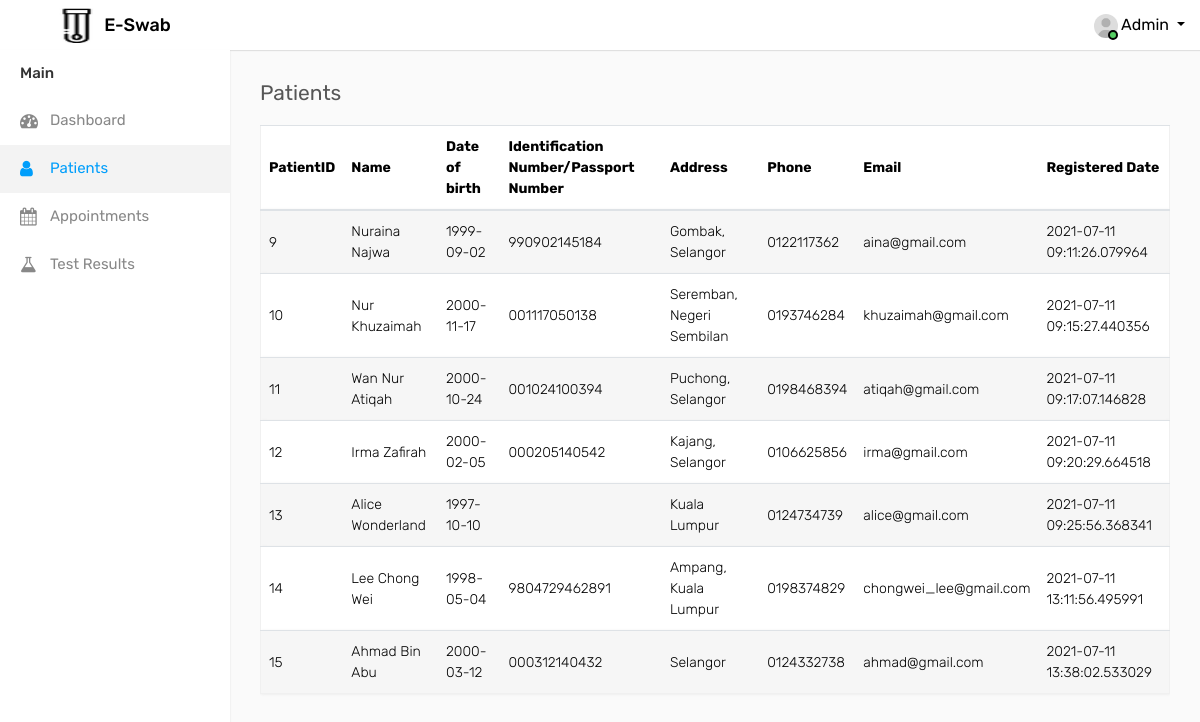
The page /HospitalStaff/patients.php on the database its author committed.
### tables this page shows
CREATE TABLE `patient` (
  `id` int(11) NOT NULL,
  `fname` varchar(100) DEFAULT NULL,
  `email` varchar(100) DEFAULT NULL,
  `username` varchar(20) NOT NULL,
  `password` varchar(255) NOT NULL,
  `dob` date DEFAULT current_timestamp(),
  `race` varchar(11) DEFAULT NULL,
  `ic` varchar(100) DEFAULT NULL,
  `gender` varchar(10) DEFAULT NULL,
  `address` varchar(100) DEFAULT NULL,
  `phoneNo` varchar(100) NOT NULL,
  `regDate` timestamp(6) NOT NULL DEFAULT current_timestamp(6) ON UPDATE current_timestamp(6)
);

### HospitalStaff/patients.php (the view, shortened to what this page needs)
<?php
include 'assets/includes/connect.php';
?>
<!DOCTYPE html>
<html lang="en">
<head>
    <link rel="stylesheet" type="text/css" href="assets/css/bootstrap.min.css">
    <link rel="stylesheet" type="text/css" href="assets/css/font-awesome.min.css">
    <link rel="stylesheet" type="text/css" href="assets/css/select2.min.css">
    <link rel="stylesheet" type="text/css" href="assets/css/dataTables.bootstrap4.min.css">
    <link rel="stylesheet" type="text/css" href="assets/css/bootstrap-datetimepicker.min.css">
    <link rel="stylesheet" type="text/css" href="assets/css/style.css">
</head>
<body>
    <div class="main-wrapper">
        <div class="header">
        <div class="header-left">
            <a class="logo">
                <img src="assets/img/logo-small.png" width="35" height="35" alt=""> <span>E-Swab</span>
            </a>
        </div>
        <ul class="nav user-menu float-right">
            <li class="nav-item dropdown has-arrow">
                <a href="#" class="dropdown-toggle nav-link user-link" data-toggle="dropdown">
                    <span class="user-img">
                        <img class="rounded-circle" src="assets/img/user.jpg" width="24" alt="Admin">
                        <span class="status online"></span>
                    </span>
                    <span>Admin</span>
                </a>
            </li>
        </ul>
    </div>
        <div class="sidebar" id="sidebar">
            <div class="sidebar-inner slimscroll">
                <div id="sidebar-menu" class="sidebar-menu">
                    <ul>
                        <li class="menu-title">Main</li>
                        <li >
                            <a href="dashboard-admin.php"><i class="fa fa-dashboard"></i> <span>Dashboard</span></a>
                        </li>
                        <li class="active">
                            <a href="patients.php"><i class="fa fa-user"></i> <span>Patients</span></a>
                        </li>
                        <li>
                            <a href="appointments.php"><i class="fa fa-calendar"></i> <span>Appointments</span></a>
                        </li>
						<li>
                            <a href="results.php"><i class="fa fa-flask"></i> <span>Test Results</span></a>
                        </li>
                    </ul>
                </div>
            </div>
        </div>
    </div>
        <div class="page-wrapper">
            <div class="content">
                <div class="row">
                    <div class="col-sm-4 col-3">
                        <h4 class="page-title">Patients</h4>
                    </div>
                </div>
				<div class="row">
					<div class="col-md-12">
						<div class="table-responsive">
							<table class="table table-border table-striped custom-table">
								<thead>
									<tr>
										<th>PatientID</th>
										<th>Name</th>
										<th>Date of birth</th>
										<th>Identification Number/Passport Number</th>
										<th>Address</th>
										<th>Phone</th>
										<th>Email</th>
										<th>Registered Date</th>
									</tr>
								</thead>
								<tbody>
                                    <?php
                                    $sql = "SELECT id, fname, dob, ic, address, phoneNo, email, regDate from patient";
                                    $result = $data->query($sql);
                                    if($result->num_rows > 0){
                                        while($row = $result->fetch_assoc()){
                                            echo "<tr><td>".$row["id"]."</td><td>".$row["fname"]."</td><td>".$row["dob"]."</td><td>".$row["ic"]."</td><td>"
                                            .$row["address"]."</td><td>".$row["phoneNo"]."</td><td>".$row["email"]."</td><td>".$row["regDate"]."</td></tr>";
                                        }
                                    }
									?>
								</tbody>
							</table>
						</div>
					</div>
                </div>
            </div>
        </div>
</body>
</html>

### rows shown on the page
patient: id "9", fname "Nuraina Najwa", dob "1999-09-02", ic "990902145184", address "Gombak, Selangor", phoneNo "0122117362", email "aina@gmail.com", regDate "2021-07-11 09:11:26.079964"
patient: id "10", fname "Nur Khuzaimah", dob "2000-11-17", ic "001117050138", address "Seremban, Negeri Sembilan", phoneNo "0193746284", email "khuzaimah@gmail.com", regDate "2021-07-11 09:15:27.440356"
patient: id "11", fname "Wan Nur Atiqah", dob "2000-10-24", ic "001024100394", address "Puchong, Selangor", phoneNo "0198468394", email "atiqah@gmail.com", regDate "2021-07-11 09:17:07.146828"
patient: id "12", fname "Irma Zafirah", dob "2000-02-05", ic "000205140542", address "Kajang, Selangor", phoneNo "0106625856", email "irma@gmail.com", regDate "2021-07-11 09:20:29.664518"
patient: id "13", fname "Alice Wonderland", dob "1997-10-10", address "Kuala Lumpur", phoneNo "0124734739", email "alice@gmail.com", regDate "2021-07-11 09:25:56.368341"
patient: id "14", fname "Lee Chong Wei", dob "1998-05-04", ic "9804729462891", address "Ampang, Kuala Lumpur", phoneNo "0198374829", email "chongwei_lee@gmail.com", regDate "2021-07-11 13:11:56.495991"
patient: id "15", fname "Ahmad Bin Abu", dob "2000-03-12", ic "000312140432", address "Selangor", phoneNo "0124332738", email "ahmad@gmail.com", regDate "2021-07-11 13:38:02.533029"
